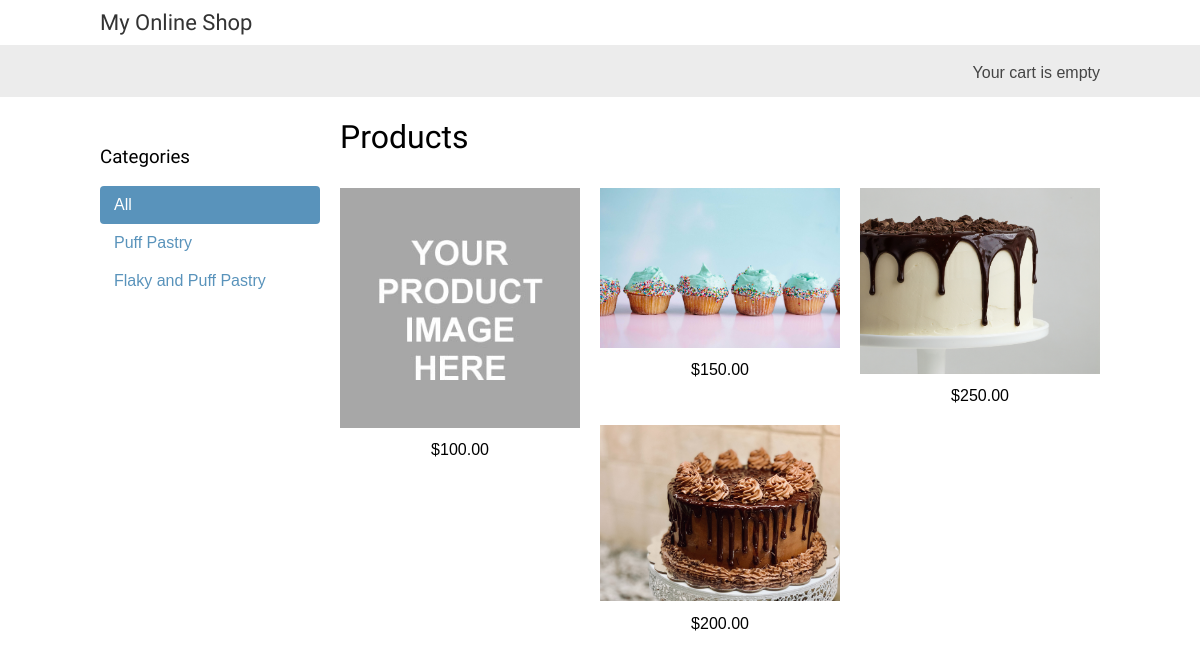
The page / on the database its author committed.
### onlineshop/models.py (models this page shows, shortened)
class Category(models.Model):
    name = models.CharField(max_length=200, db_index=True)
    slug = models.SlugField(max_length=200, unique=True)
    def get_absolute_url(self):
        return reverse("onlineshop:product_list_by_category", args=[self.slug])
    class Meta:
        ordering = ['-name']
        verbose_name = 'Category'
        verbose_name_plural = 'Categories'

class Product(models.Model):
    category = models.ForeignKey(Category, related_name="products", on_delete=models.SET_NULL, null=True)
    name = models.CharField(max_length=200, db_index=True)
    slug = models.SlugField(max_length=200, unique=True)
    image = models.ImageField(upload_to="products/%Y/%M/%d", blank=True)
    description = models.TextField(blank=True)
    price = models.DecimalField(max_digits=10, decimal_places=2)
    available = models.BooleanField(default=True)
    created_at = models.DateTimeField(auto_now_add=True)
    updated_at = models.DateTimeField(auto_now=True)
    def get_absolute_url(self):
        return reverse("onlineshop:product_detail", args=[self.id, self.slug])
    class Meta:
        ordering = ['-name']
        index_together = (('id', 'slug'),)

### onlineshop/views.py (the view)
# urls.py: path('',  product_list, name='product_list'),
def product_list(request, category_slug=None):
    category = None
    categories = Category.objects.all()
    products = Product.objects.filter(available=True)
    if category_slug:
        category = get_object_or_404(Category, slug=category_slug)
        products = products.filter(category=category)
    context = {
        'category': category,
        'categories': categories,
        'products': products
    }
    return render(request, 'onlineshop/product/list.html', context)

### cart/cart.py (called while the page is built)
    def __len__(self):
        return sum( item['quantity'] for item in self.cart.values())

### cart/context_processors.py (called while the page is built)
def cart(request):
    return {'cart': Cart(request)}

### onlineshop/templates/onlineshop/product/list.html (shortened to what this page needs)
{% extends 'onlineshop/base.html' %}
{% load static %}
{% block content %}
    <div id="sidebar">
        <h3>Categories</h3>
        <ul>
            <li {% if not category %}class="selected"{% endif %}>
                <a href="{% url 'onlineshop:product_list' %}">All</a>
            </li>
            {% for c in categories %}
                <li {% if category.slug == c.slug %}class="selected"{% endif %} >
                    <a href="{{ c.get_absolute_url }}">{{ c.name }}</a>
                </li>
            {% endfor %}
        </ul>
    </div>
    <div>
        <div id="main" class="product-list">
            <h1>{%if category %}{{ category.name }}{% else %}Products{% endif %}</h1>
            {% for product in products %}
                <div class="item">
                    <a href="{{ product.get_absolute_url }}">
                        <img src="{% if product.image %}{{ product.image.url }}{% else %}{% static 'img/default_pr.jpg' %}{% endif %}">
                    </a>
                    <br>
                    ${{ product.price }}
                </div>
            {% endfor %}
        </div>
    </div>
{% endblock %}

### static/css/base.css (style rules this page uses)
body { margin:0; padding:0; font-family:helvetica, sans-serif; }
h1, h2, h3, h4, h5 , h6 { font-family: 'Ubuntu', sans-serif; font-weight:normal; }
a { text-decoration:none; color:#5993bb; }
#sidebar { width:220px; padding:30px 20px 0 0; float:left; }
#sidebar ul { margin:0; padding:0; }
#sidebar ul li { margin:0; list-style:none; padding:10px 14px; }
#sidebar ul li a { display:block; }
#sidebar ul li.selected { background:#5993bb; border-radius:4px; }
#sidebar ul li.selected a { color:#fff; }
#main { float:left; width: 96%; margin-right:-220px; overflow:hidden; }
.product-list .item { width:25%; padding:10px 20px 10px 0; float:left; text-align:center; line-height:1.2; }
.product-list .item img { width:100%; margin-bottom:8px; }

### rows shown on the page
Category: name "Puff Pastry"
Category: name "Flaky and Puff Pastry"
Product: price "100.00"
Product: image (picture), price "150.00"
Product: image (picture), price "250.00"
Product: image (picture), price "200.00"
